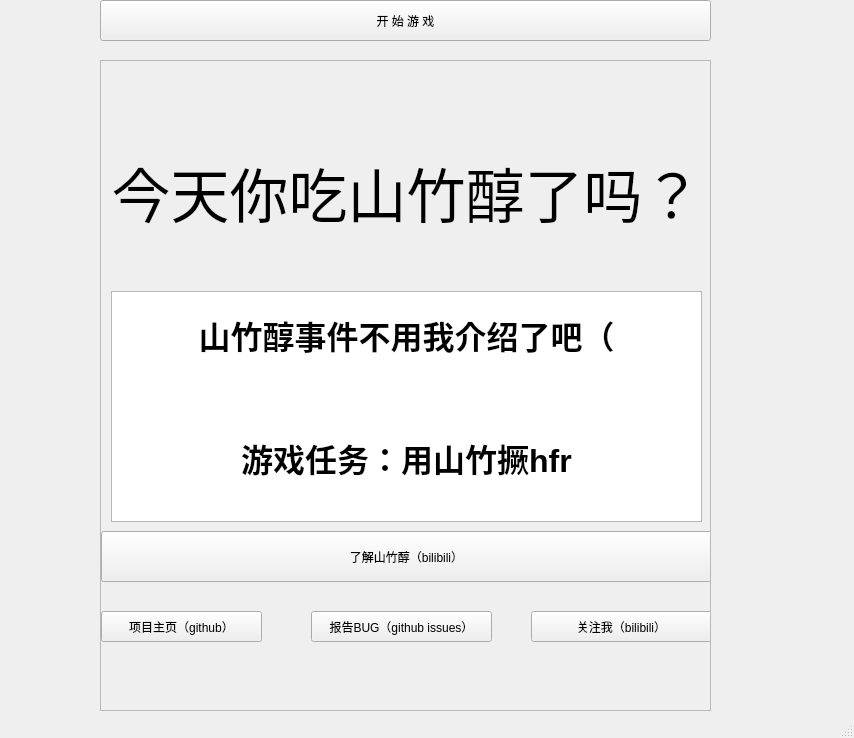
<?xml version="1.0" encoding="UTF-8"?>
<ui version="4.0">
 <class>MainWindow</class>
 <widget class="QMainWindow" name="MainWindow">
  <property name="geometry">
   <rect>
    <x>0</x>
    <y>0</y>
    <width>854</width>
    <height>738</height>
   </rect>
  </property>
  <property name="sizePolicy">
   <sizepolicy hsizetype="Fixed" vsizetype="Fixed">
    <horstretch>0</horstretch>
    <verstretch>0</verstretch>
   </sizepolicy>
  </property>
  <property name="minimumSize">
   <size>
    <width>854</width>
    <height>738</height>
   </size>
  </property>
  <property name="maximumSize">
   <size>
    <width>854</width>
    <height>738</height>
   </size>
  </property>
  <property name="windowTitle">
   <string>今天你吃山竹醇了吗？</string>
  </property>
  <property name="windowIcon">
   <iconset resource="img.qrc">
    <normaloff>:/mouse/pictureUp.png</normaloff>:/mouse/pictureUp.png</iconset>
  </property>
  <widget class="QWidget" name="centralwidget">
   <widget class="QScrollArea" name="scrollArea_2">
    <property name="geometry">
     <rect>
      <x>0</x>
      <y>40</y>
      <width>835</width>
      <height>0</height>
     </rect>
    </property>
    <property name="widgetResizable">
     <bool>true</bool>
    </property>
    <widget class="QWidget" name="scrollAreaWidgetContents_3">
     <property name="geometry">
      <rect>
       <x>0</x>
       <y>0</y>
       <width>819</width>
       <height>16</height>
      </rect>
     </property>
     <widget class="QGraphicsView" name="graphicsView">
      <property name="geometry">
       <rect>
        <x>0</x>
        <y>0</y>
        <width>641</width>
        <height>641</height>
       </rect>
      </property>
     </widget>
     <widget class="QWidget" name="layoutWidget">
      <property name="geometry">
       <rect>
        <x>670</x>
        <y>0</y>
        <width>161</width>
        <height>621</height>
       </rect>
      </property>
      <layout class="QVBoxLayout" name="verticalLayout" stretch="0,0,2,1,2,1,0,0">
       <item>
        <widget class="QLabel" name="label">
         <property name="font">
          <font>
           <pointsize>23</pointsize>
           <strikeout>false</strikeout>
          </font>
         </property>
         <property name="text">
          <string>0</string>
         </property>
         <property name="alignment">
          <set>Qt::AlignmentFlag::AlignCenter</set>
         </property>
        </widget>
       </item>
       <item>
        <spacer name="verticalSpacer">
         <property name="orientation">
          <enum>Qt::Orientation::Vertical</enum>
         </property>
         <property name="sizeHint" stdset="0">
          <size>
           <width>20</width>
           <height>40</height>
          </size>
         </property>
        </spacer>
       </item>
       <item>
        <widget class="QPushButton" name="btn_start">
         <property name="text">
          <string>开始</string>
         </property>
        </widget>
       </item>
       <item>
        <spacer name="verticalSpacer_3">
         <property name="orientation">
          <enum>Qt::Orientation::Vertical</enum>
         </property>
         <property name="sizeHint" stdset="0">
          <size>
           <width>20</width>
           <height>40</height>
          </size>
         </property>
        </spacer>
       </item>
       <item>
        <widget class="QPushButton" name="btn_pause">
         <property name="text">
          <string>暂停</string>
         </property>
        </widget>
       </item>
       <item>
        <spacer name="verticalSpacer_4">
         <property name="orientation">
          <enum>Qt::Orientation::Vertical</enum>
         </property>
         <property name="sizeHint" stdset="0">
          <size>
           <width>20</width>
           <height>40</height>
          </size>
         </property>
        </spacer>
       </item>
       <item>
        <widget class="QPushButton" name="btn_stop">
         <property name="text">
          <string>停止</string>
         </property>
        </widget>
       </item>
       <item>
        <spacer name="verticalSpacer_2">
         <property name="orientation">
          <enum>Qt::Orientation::Vertical</enum>
         </property>
         <property name="sizeHint" stdset="0">
          <size>
           <width>20</width>
           <height>40</height>
          </size>
         </property>
        </spacer>
       </item>
      </layout>
     </widget>
    </widget>
   </widget>
   <widget class="QPushButton" name="pushButton">
    <property name="geometry">
     <rect>
      <x>100</x>
      <y>0</y>
      <width>611</width>
      <height>41</height>
     </rect>
    </property>
    <property name="text">
     <string>开 始 游 戏</string>
    </property>
   </widget>
   <widget class="QScrollArea" name="scrollArea">
    <property name="geometry">
     <rect>
      <x>100</x>
      <y>60</y>
      <width>611</width>
      <height>651</height>
     </rect>
    </property>
    <property name="widgetResizable">
     <bool>true</bool>
    </property>
    <widget class="QWidget" name="scrollAreaWidgetContents">
     <property name="geometry">
      <rect>
       <x>0</x>
       <y>0</y>
       <width>609</width>
       <height>649</height>
      </rect>
     </property>
     <widget class="QTextBrowser" name="textBrowser">
      <property name="geometry">
       <rect>
        <x>10</x>
        <y>230</y>
        <width>591</width>
        <height>231</height>
       </rect>
      </property>
      <property name="html">
       <string>&lt;!DOCTYPE HTML PUBLIC &quot;-//W3C//DTD HTML 4.0//EN&quot; &quot;http://www.w3.org/TR/REC-html40/strict.dtd&quot;&gt;
&lt;html&gt;&lt;head&gt;&lt;meta name=&quot;qrichtext&quot; content=&quot;1&quot; /&gt;&lt;meta charset=&quot;utf-8&quot; /&gt;&lt;style type=&quot;text/css&quot;&gt;
p, li { white-space: pre-wrap; }
hr { height: 1px; border-width: 0; }
li.unchecked::marker { content: &quot;\2610&quot;; }
li.checked::marker { content: &quot;\2612&quot;; }
&lt;/style&gt;&lt;/head&gt;&lt;body style=&quot; font-family:'Noto Sans'; font-size:10pt; font-weight:700; font-style:normal;&quot;&gt;
&lt;p align=&quot;center&quot; style=&quot;-qt-paragraph-type:empty; margin-top:0px; margin-bottom:0px; margin-left:0px; margin-right:0px; -qt-block-indent:0; text-indent:0px;&quot;&gt;&lt;br /&gt;&lt;/p&gt;
&lt;p align=&quot;center&quot; style=&quot; margin-top:0px; margin-bottom:0px; margin-left:0px; margin-right:0px; -qt-block-indent:0; text-indent:0px;&quot;&gt;&lt;span style=&quot; font-size:24pt;&quot;&gt;山竹醇事件不用我介绍了吧（&lt;/span&gt;&lt;/p&gt;
&lt;p style=&quot;-qt-paragraph-type:empty; margin-top:0px; margin-bottom:0px; margin-left:0px; margin-right:0px; -qt-block-indent:0; text-indent:0px; font-size:24pt;&quot;&gt;&lt;br /&gt;&lt;/p&gt;
&lt;p style=&quot;-qt-paragraph-type:empty; margin-top:0px; margin-bottom:0px; margin-left:0px; margin-right:0px; -qt-block-indent:0; text-indent:0px; font-size:24pt;&quot;&gt;&lt;br /&gt;&lt;/p&gt;
&lt;p align=&quot;center&quot; style=&quot; margin-top:0px; margin-bottom:0px; margin-left:0px; margin-right:0px; -qt-block-indent:0; text-indent:0px;&quot;&gt;&lt;span style=&quot; font-size:24pt;&quot;&gt;游戏任务：用山竹撅hfr&lt;/span&gt;&lt;/p&gt;&lt;/body&gt;&lt;/html&gt;</string>
      </property>
     </widget>
     <widget class="QLabel" name="label_2">
      <property name="geometry">
       <rect>
        <x>0</x>
        <y>50</y>
        <width>611</width>
        <height>161</height>
       </rect>
      </property>
      <property name="font">
       <font>
        <pointsize>44</pointsize>
       </font>
      </property>
      <property name="text">
       <string>今天你吃山竹醇了吗？</string>
      </property>
      <property name="alignment">
       <set>Qt::AlignmentFlag::AlignCenter</set>
      </property>
     </widget>
     <widget class="QPushButton" name="pushButton_2">
      <property name="geometry">
       <rect>
        <x>0</x>
        <y>550</y>
        <width>161</width>
        <height>31</height>
       </rect>
      </property>
      <property name="text">
       <string>项目主页（github）</string>
      </property>
     </widget>
     <widget class="QPushButton" name="pushButton_3">
      <property name="geometry">
       <rect>
        <x>210</x>
        <y>550</y>
        <width>181</width>
        <height>31</height>
       </rect>
      </property>
      <property name="text">
       <string>报告BUG（github issues）</string>
      </property>
     </widget>
     <widget class="QPushButton" name="pushButton_5">
      <property name="geometry">
       <rect>
        <x>430</x>
        <y>550</y>
        <width>181</width>
        <height>31</height>
       </rect>
      </property>
      <property name="text">
       <string>关注我（bilibili）</string>
      </property>
     </widget>
     <widget class="QPushButton" name="pushButton_6">
      <property name="geometry">
       <rect>
        <x>0</x>
        <y>470</y>
        <width>611</width>
        <height>51</height>
       </rect>
      </property>
      <property name="text">
       <string>了解山竹醇（bilibili）</string>
      </property>
     </widget>
    </widget>
   </widget>
  </widget>
  <widget class="QStatusBar" name="statusbar"/>
  <widget class="QMenuBar" name="menubar">
   <property name="geometry">
    <rect>
     <x>0</x>
     <y>0</y>
     <width>854</width>
     <height>24</height>
    </rect>
   </property>
  </widget>
 </widget>
 <layoutdefault spacing="6" margin="11"/>
 <resources>
  <include location="img.qrc"/>
 </resources>
 <connections/>
</ui>
